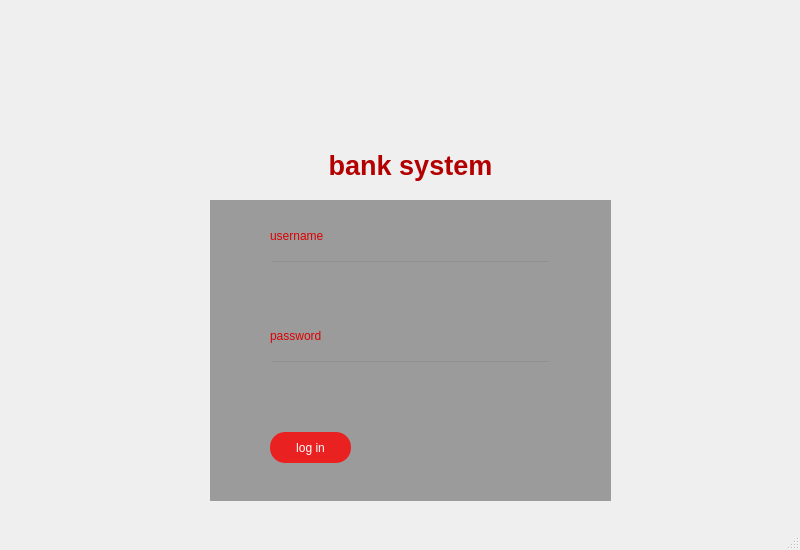
<?xml version="1.0" encoding="UTF-8"?>
<ui version="4.0">
 <class>login</class>
 <widget class="QMainWindow" name="login">
  <property name="geometry">
   <rect>
    <x>0</x>
    <y>0</y>
    <width>800</width>
    <height>550</height>
   </rect>
  </property>
  <property name="minimumSize">
   <size>
    <width>800</width>
    <height>550</height>
   </size>
  </property>
  <property name="maximumSize">
   <size>
    <width>1200</width>
    <height>650</height>
   </size>
  </property>
  <property name="windowTitle">
   <string>bank system</string>
  </property>
  <widget class="QWidget" name="centralwidget">
   <widget class="QLabel" name="background_image">
    <property name="geometry">
     <rect>
      <x>6</x>
      <y>2</y>
      <width>791</width>
      <height>541</height>
     </rect>
    </property>
    <property name="text">
     <string/>
    </property>
    <property name="pixmap">
     <pixmap>utils/images/Untitled.jpg</pixmap>
    </property>
    <property name="scaledContents">
     <bool>true</bool>
    </property>
   </widget>
   <widget class="QLabel" name="label">
    <property name="geometry">
     <rect>
      <x>330</x>
      <y>20</y>
      <width>161</width>
      <height>131</height>
     </rect>
    </property>
    <property name="text">
     <string/>
    </property>
    <property name="pixmap">
     <pixmap>utils/images/Pictogrammers-Material-Bank-circle.ico</pixmap>
    </property>
    <property name="scaledContents">
     <bool>true</bool>
    </property>
   </widget>
   <widget class="QLabel" name="label_2">
    <property name="geometry">
     <rect>
      <x>320</x>
      <y>150</y>
      <width>181</width>
      <height>31</height>
     </rect>
    </property>
    <property name="font">
     <font>
      <pointsize>20</pointsize>
      <weight>75</weight>
      <bold>true</bold>
     </font>
    </property>
    <property name="layoutDirection">
     <enum>Qt::LeftToRight</enum>
    </property>
    <property name="styleSheet">
     <string notr="true">color:rgb(179, 0, 0)</string>
    </property>
    <property name="text">
     <string>bank system</string>
    </property>
    <property name="alignment">
     <set>Qt::AlignCenter</set>
    </property>
   </widget>
   <widget class="QLabel" name="label_3">
    <property name="geometry">
     <rect>
      <x>210</x>
      <y>200</y>
      <width>401</width>
      <height>301</height>
     </rect>
    </property>
    <property name="styleSheet">
     <string notr="true">background-color: rgb(0, 0, 0,90);</string>
    </property>
    <property name="text">
     <string/>
    </property>
   </widget>
   <widget class="QLineEdit" name="usernamefield">
    <property name="geometry">
     <rect>
      <x>270</x>
      <y>260</y>
      <width>281</width>
      <height>41</height>
     </rect>
    </property>
    <property name="styleSheet">
     <string notr="true">background-color:rgba(0,0,0,0);
font: 12pt &quot;MS Shell Dlg 2&quot;;
color:rgb(255, 255, 255);</string>
    </property>
   </widget>
   <widget class="QLineEdit" name="passwordfield">
    <property name="geometry">
     <rect>
      <x>270</x>
      <y>360</y>
      <width>281</width>
      <height>41</height>
     </rect>
    </property>
    <property name="styleSheet">
     <string notr="true">background-color:rgba(0,0,0,0);
font: 12pt &quot;MS Shell Dlg 2&quot;;
color:rgb(255, 255, 255);</string>
    </property>
    <property name="echoMode">
     <enum>QLineEdit::Password</enum>
    </property>
   </widget>
   <widget class="QLabel" name="label_4">
    <property name="geometry">
     <rect>
      <x>270</x>
      <y>220</y>
      <width>91</width>
      <height>31</height>
     </rect>
    </property>
    <property name="styleSheet">
     <string notr="true">font: 14pt &quot;Cambria&quot;;
color: rgb(221, 0, 0);</string>
    </property>
    <property name="text">
     <string>username</string>
    </property>
   </widget>
   <widget class="QLabel" name="label_5">
    <property name="geometry">
     <rect>
      <x>270</x>
      <y>320</y>
      <width>91</width>
      <height>31</height>
     </rect>
    </property>
    <property name="styleSheet">
     <string notr="true">font: 14pt &quot;Cambria&quot;;
color: rgb(221, 0, 0);</string>
    </property>
    <property name="text">
     <string>password</string>
    </property>
   </widget>
   <widget class="QPushButton" name="loginbutt">
    <property name="geometry">
     <rect>
      <x>270</x>
      <y>432</y>
      <width>81</width>
      <height>31</height>
     </rect>
    </property>
    <property name="styleSheet">
     <string notr="true">
QPushButton{
 border-radius:15px;
color: rgb(255, 255, 255);
font: 14pt &quot;Cambria&quot;;
background-color: rgb(255, 0, 0,200);
border-style:inset;
}

QPushButton:hover{
 border-radius:15px;
color: rgb(255, 255, 255);
font: 14pt &quot;Cambria&quot;;
background-color: rgb(255, 0, 0);
}

QPushButton:pressed{
 border-radius:15px;
color: rgb(255, 255, 255);
font: 14pt &quot;Cambria&quot;;
background-color: rgb(255, 0, 0,100);
}</string>
    </property>
    <property name="text">
     <string>log in</string>
    </property>
   </widget>
   <widget class="QLabel" name="error">
    <property name="geometry">
     <rect>
      <x>270</x>
      <y>410</y>
      <width>281</width>
      <height>16</height>
     </rect>
    </property>
    <property name="styleSheet">
     <string notr="true">font: 10pt &quot;Cambria&quot;;
color: rgb(221, 0, 0);</string>
    </property>
    <property name="text">
     <string/>
    </property>
   </widget>
  </widget>
  <widget class="QStatusBar" name="statusbar"/>
 </widget>
 <resources>
  <include location="res1.qrc"/>
 </resources>
 <connections/>
</ui>
